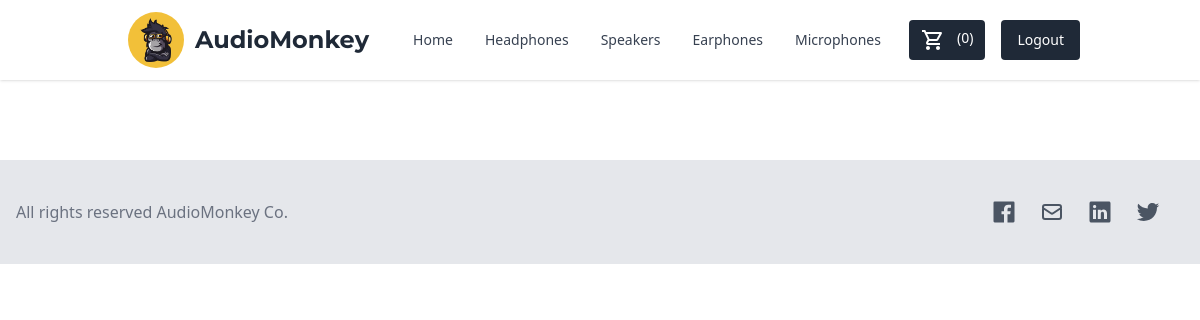
Before: /shop/category/headphones (signed in) with the older database file.
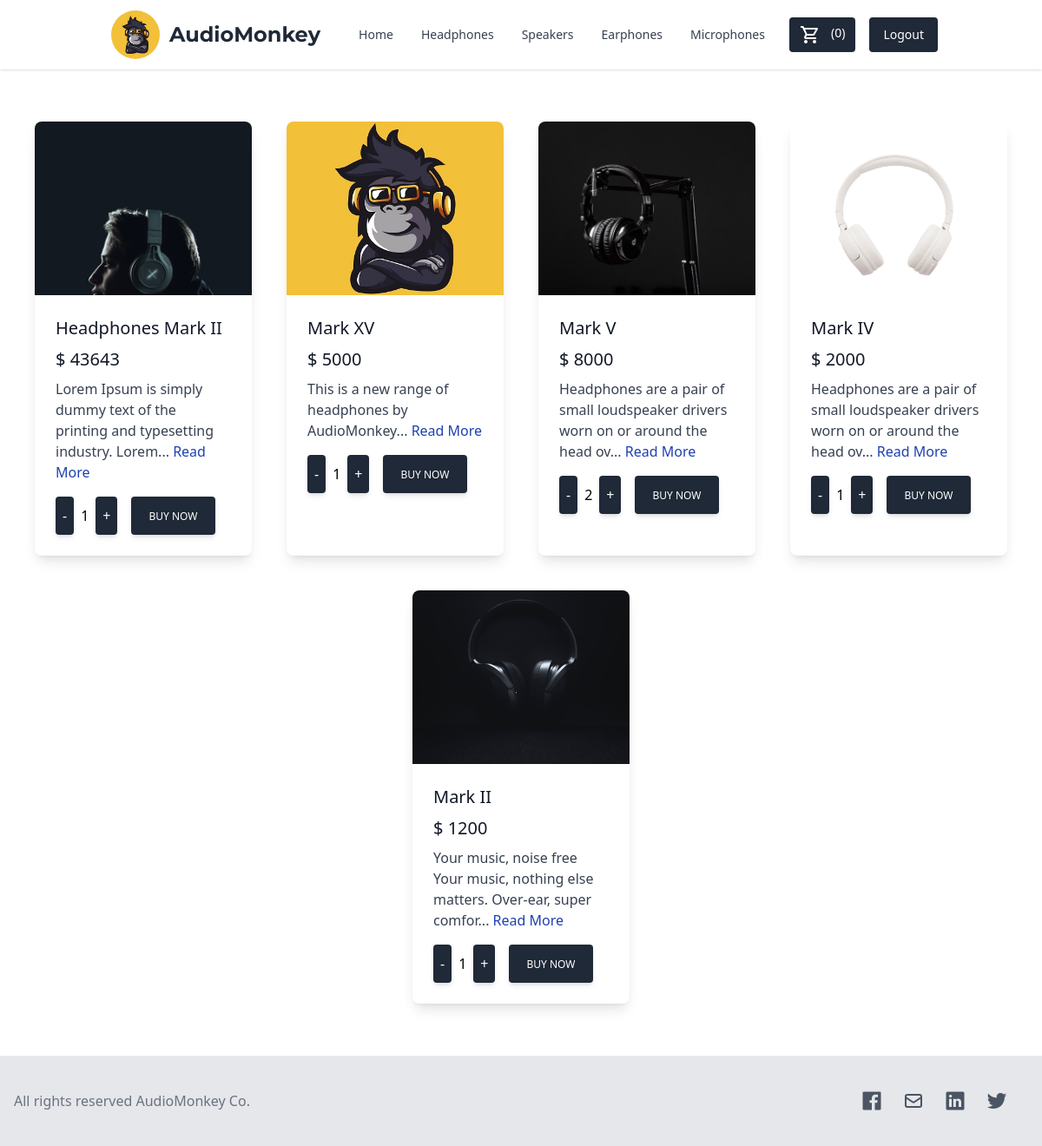
After: the same page with the newer database file.
### shop/models.py (models this page shows, shortened)
class Item(models.Model):
    name = models.CharField(max_length=200)
    category = models.CharField(max_length=100, choices=[
        ('headphones', 'Headphones'),
        ('speakers', 'Speakers'),
        ('earphones', 'Earphones'),
        ('microphones', 'Microphones')
    ])
    slug = models.CharField(max_length=100, blank=True)
    desc = models.TextField()
    price = models.IntegerField()
    stock = models.IntegerField(default=10)
    rating = models.IntegerField(default=0, validators=[
        MaxValueValidator(5),
        MinValueValidator(0)
    ])
    image = models.ImageField(upload_to="item_pics")
    date_listed = models.DateTimeField(default=timezone.now)

### shop/views.py (the view)
# urls.py: path('shop/category/<str:category>', views.ShopItems.as_view(), name='shop'),
class ShopItems(ListView):
    model = Item
    template_name = 'shop/shop_home.html'
    context_object_name = 'items'
    ordering = ['-date_listed']
    def get_context_data(self, *args, **kwargs):
        if self.request.user.is_authenticated:
            context = super(ShopItems, self).get_context_data(*args, **kwargs)
            context['cart'] = json.dumps(createCart(self.request))
            return context
        return super().get_context_data(*args, **kwargs)
    def get_queryset(self):
        cat = self.kwargs['category']
        return super().get_queryset().filter(category=cat)

### shop/views.py (called while the page is built)
def createCart(request):
    items = Item.objects.all()
    cart = dict()
    user = request.user
    order = Order.objects.filter(user=user, placed=False).first()
    if order:
        orderItems = OrderItem.objects.filter(order = order)
        if orderItems:
            for item in orderItems.values_list('item_id', 'quantity'):
                cart[item[0]] = item[1]
            for item in items:
                if not cart.get(item.id):
                    cart[item.id] = 0
        else:
            for item in items:
                OrderItem.objects.create(order=order, item=item)
                cart[item.id] = 0
    return cart

### shop/templates/shop/shop_home.html (shortened to what this page needs)
{% extends 'shop/base.html' %}
{% load static %}
{% block body %}
<div class="flex flex-wrap justify-center my-10">
  {% for item in items %}
  <div class="rounded-lg shadow-lg bg-white max-w-sm w-[250px] mx-5 my-5">
    <a href="{% url 'detail-item' item.slug %}">
      <img class="rounded-t-lg h-[200px] w-full object-cover object-center overflow-hidden" src="{{item.image.url}}"
        alt="{{item.name}}" />
    </a>
    <div class="p-6">
      <h5 class="text-gray-900 text-xl font-medium mb-2">{{item.name}}</h5>
      <h5 class="text-gray-900 text-xl font-medium mb-2">$ {{item.price}}</h5>
      <p class="text-gray-700 text-base mb-4">
        <a href="{% url 'detail-item' item.slug %}">{{item.desc|slice:80}}... <span class="text-blue-800">Read
            More</span></a>
      </p>
      {% if user.is_superuser %}
      <a class="inline-block px-6 py-2.5 bg-blue-800 text-white font-medium text-xs leading-tight uppercase rounded shadow-md hover:bg-blue-700 hover:shadow-lg focus:bg-blue-700 focus:shadow-lg focus:outline-none focus:ring-0 active:bg-blue-800 active:shadow-lg transition duration-150 ease-in-out"
        href="{% url 'edit-item' item.slug %}">
        Edit
      </a>
      <a class="inline-block px-6 py-2.5 bg-red-800 text-white font-medium text-xs leading-tight uppercase rounded shadow-md hover:bg-red-700 hover:shadow-lg focus:bg-red-700 focus:shadow-lg focus:outline-none focus:ring-0 active:bg-red-800 active:shadow-lg transition duration-150 ease-in-out"
        href="{% url 'delete-item' item.slug %}">
        Delete
      </a>
      {% else %}
      <div class="flex flex-row gap-2">
        <button type="button"
          class="inline-block px-2 py-3 bg-gray-800 text-white font-medium text-base leading-tight uppercase rounded shadow-md hover:bg-gray-700 hover:shadow-lg focus:bg-gray-700 focus:shadow-lg focus:outline-none focus:ring-0 active:bg-gray-800 active:shadow-lg transition duration-150 ease-in-out dec-button"
          id="dec-{{item.id}}" data-item={{item.id}} style="display:none">
          -
        </button>
        <span name="{{object.id}}" class="text-base my-auto numItems" id="numItems-{{item.id}}"></span>
        <button type="button"
          class="inline-block px-2 py-3 bg-gray-800 text-white font-medium text-base leading-tight uppercase rounded shadow-md hover:bg-gray-700 hover:shadow-lg focus:bg-gray-700 focus:shadow-lg focus:outline-none focus:ring-0 active:bg-gray-800 active:shadow-lg transition duration-150 ease-in-out mr-2 inc-button"
          style="display:none" id="inc-{{item.id}}" data-item={{item.id}}>
          +
        </button>
        <button type="button"
          class="inline-block px-5 py-2 bg-gray-800 text-white font-medium text-xs leading-tight uppercase rounded shadow-md hover:bg-gray-700 hover:shadow-lg focus:bg-gray-700 focus:shadow-lg focus:outline-none focus:ring-0 active:bg-gray-800 active:shadow-lg transition duration-150 ease-in-out">
          Buy Now
        </button>
      </div>
      {% endif %}
    </div>
  </div>
  {% endfor %}
</div>
{% endblock body %}

Changed rows visible on the page:
added Item: image (picture), name "Headphones Mark II", price "43643", desc "Lorem Ipsum is simply dummy text of the printing and typesetting industry. Lorem"
now on this page (row edited): Item: image (picture), name "Mark XV", price "5000", desc "This is a new range of headphones by AudioMonkey"
now on this page (row edited): Item: image (picture), name "Mark V", price "8000", desc "Headphones are a pair of small loudspeaker drivers worn on or around the head ov"
now on this page (row edited): Item: image (picture), name "Mark IV", price "2000", desc "Headphones are a pair of small loudspeaker drivers worn on or around the head ov"
now on this page (row edited): Item: image (picture), name "Mark II", price "1200", desc "Your music, noise free Your music, nothing else matters. Over-ear, super comfor"
